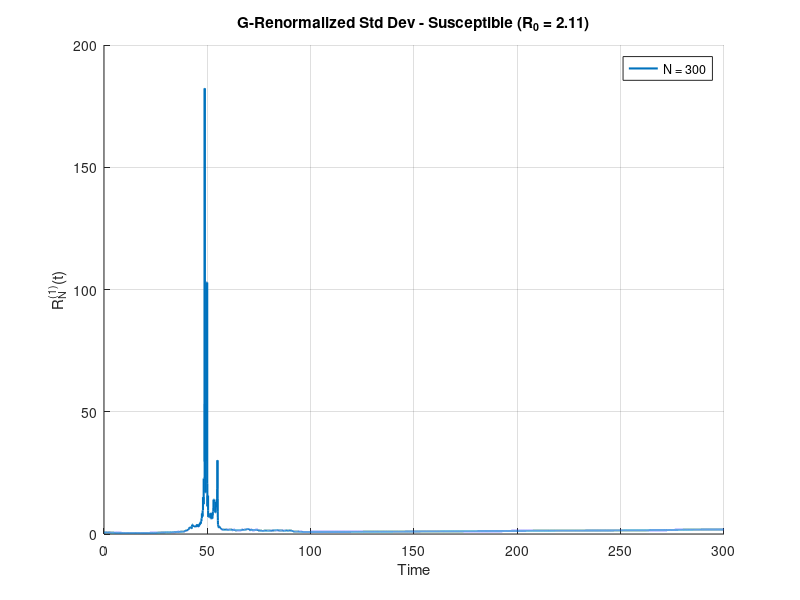
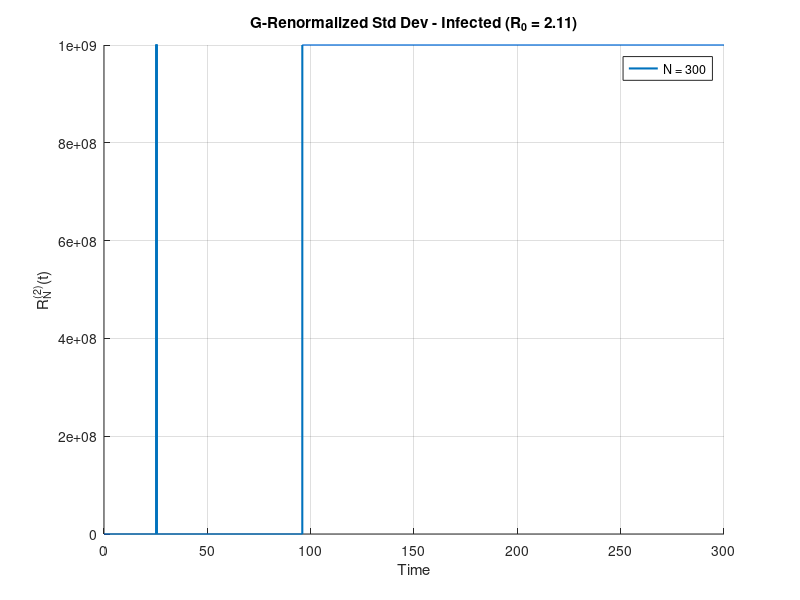
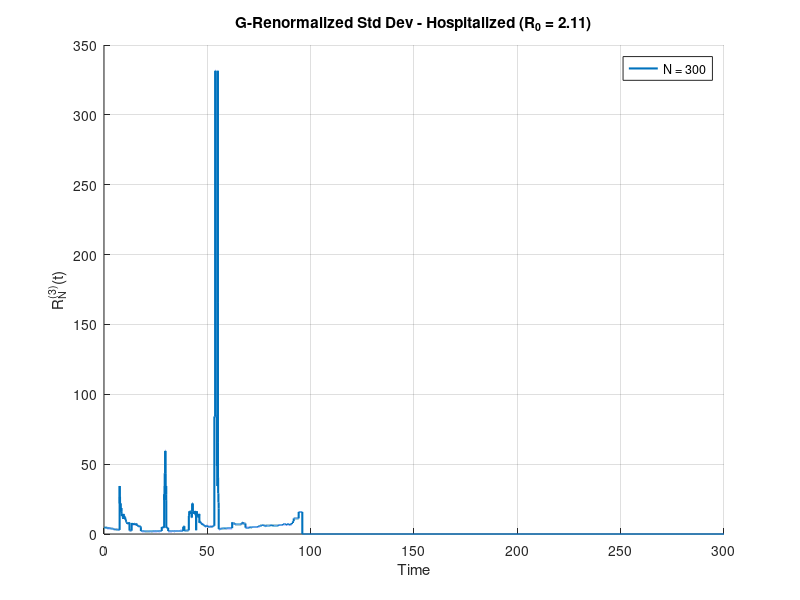
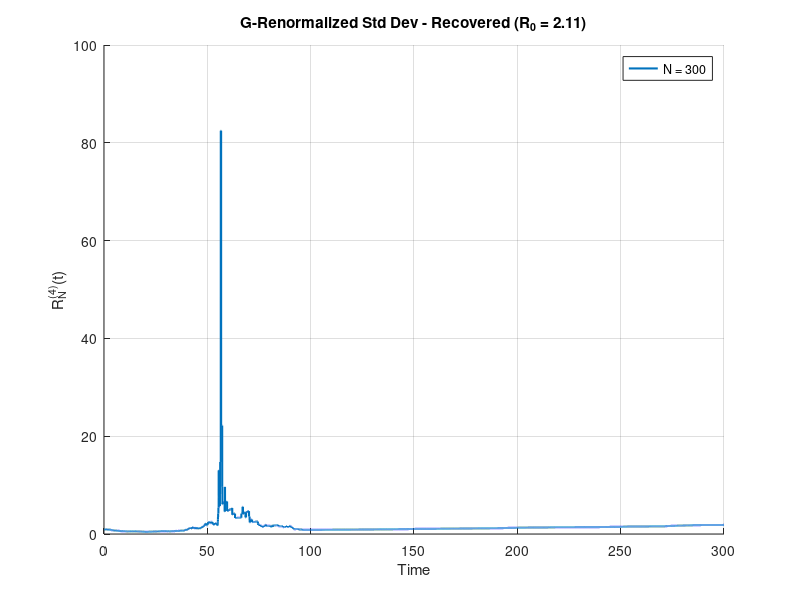

Reproduce these figures in MATLAB, in order. (Note: this script raises an error after producing the figures.)
% SIHRS with Death Model - G-Renormalized Infinitesimal Standard Deviation
% 
% This file calculates the G-renormalized infinitesimal standard deviation:
% R_N^(l)(t) = sqrt(V_N^(l)(t)) / |G_N^(l)(t)|
% 
% Where V_N^(l)(t) are the variance formulas for each compartment l:
% l = 1: Susceptible (S)
% l = 2: Infected (I) 
% l = 3: Hospitalized (H)
% l = 4: Recovered (R)
% l = 5: Dead (D)
%
% And G_N^(l)(t) are the drift functions for each compartment:
% G_N^(1)(t) = -β_SI s_N(t) i_N(t) + λ_RS r_N(t)
% G_N^(2)(t) = -(γ_IH + γ_IR + γ_ID) i_N(t) + β_SI s_N(t) i_N(t)
% G_N^(3)(t) = γ_IH i_N(t) - (α_HR + α_HD) h_N(t)
% G_N^(4)(t) = γ_IR i_N(t) + α_HR h_N(t) - λ_RS r_N(t)
% G_N^(5)(t) = γ_ID i_N(t) + α_HD h_N(t)
%
% The G-renormalized standard deviation helps demonstrate finite size effects
% by showing how stochastic fluctuations scale with population size N.

clear all;
close all;

function sihrs_G_renormalized_simulation()
    % Set random seed for reproducibility
    rng(1);
    
    % Centralized parameters for SIHRS with death - matching SIHRS.m
    params.beta = 0.212;           % Infection rate (β > 0) - matching SIHRS.m
    params.pSI = 1.0;              % Infection probability (S to I)
    params.pII = 0.0;              % probability of I to I (stay infected)
    params.pIH = 0.04;             % probability of I to H
    params.pIR = 0.959;            % probability of I to R
    params.pID = 0.001;            % probability of I to D
    params.pHH = 0.01;             % probability of H to H (stay hospitalized)
    params.pHR = 0.9882;           % probability of H to R
    params.pHD = 0.0018;           % probability of H to D
    params.pRR = 0.02;             % probability of R to R (stay recovered)
    params.pRS = 0.98;             % probability of R to S
    params.gamma = 0.100346667;    % Adjusted for exact critical hit at S = 142/300
    params.alpha = 0.1;            % Hospitalized transition rate (α > 0)
    params.lambda = 0.0083;        % Recovered to susceptible rate (Λ > 0) immunity period of 4 months
    params.T = 300;               % Total simulation time
    params.dt = 0.01;             % Finer time step for better blow-up capture
    params.N_values = [300]; 
    params.initial_s = 0.96;       % Initial susceptible fraction
    params.initial_i = 0.04;       % Initial infected fraction
    params.initial_h = 0;          % Initial hospitalized fraction
    params.initial_r = 0;          % Initial recovered fraction
    params.initial_d = 0;          % Initial dead fraction
    params.n_runs = 1;            % Number of stochastic runs
    params.colors = {'#0072BD','#77AC30', '#A2142F'}; % Colors matching SIHRS.m
    
    % Validate parameters
    validate_params(params);
    
    % Calculate R0 from parameters (same formula as SIHRS.m)
    R0 = params.pSI * params.beta / (params.gamma * (1 - params.pII));
    fprintf('Calculated R₀ = %.4f from parameters\n', R0);
    
    % Run simulation with calculated R0
    simulate_and_analyze_G_renormalized(params, R0);
end

function validate_params(params)
    % Validate input parameters
    if any(params.N_values <= 0) || any(mod(params.N_values, 1) ~= 0)
        error('N_values must be positive integers');
    end
    if params.pSI <= 0 || params.pSI > 1 || params.pII < 0 || params.pII > 1
        error('pSI must be in (0, 1] and pII must be in [0, 1]');
    end
    if params.gamma <= 0
        error('gamma must be positive');
    end
    if abs(params.initial_s + params.initial_i + params.initial_h + params.initial_r + params.initial_d - 1) > 1e-6
        error('Initial fractions must sum to 1');
    end
    if params.T <= 0 || params.dt <= 0
        error('T and dt must be positive');
    end
    if params.n_runs <= 0 || mod(params.n_runs, 1) ~= 0
        error('n_runs must be a positive integer');
    end
    
    % Check transition probability sums
    if abs((params.pII + params.pIH + params.pIR + params.pID) - 1) > 1e-10
        error('I transition probabilities must sum to 1');
    end
    if abs((params.pHH + params.pHR + params.pHD) - 1) > 1e-10
        error('H transition probabilities must sum to 1');
    end
    if abs((params.pRR + params.pRS) - 1) > 1e-10
        error('R transition probabilities must sum to 1');
    end
end

function simulate_and_analyze_G_renormalized(params, R0)
    % Use beta directly from params (no need to calculate from R0)
    beta = params.beta;
    
    % Precompute time vector
    t = 0:params.dt:params.T;
    
    % Store results
    results = cell(length(params.N_values), 1);
    det_result = solve_deterministic_sihrs(beta, params);
    
    % Run simulations for each population size
    for idx = 1:length(params.N_values)
        N = params.N_values(idx);
        fprintf('Running %d simulations for N = %d, R0 = %.2f...\n', params.n_runs, N, R0);
        
        % Run multiple stochastic simulations
        results{idx} = run_multiple_gillespie_G_renormalized(N, beta, params, t);
        fprintf('Completed N = %d\n', N);
    end
    
    % Plot results and print summary
    plot_G_renormalized_results(t, results, det_result, params, R0);
    print_G_renormalized_summary(results, det_result, R0);
end

function result = run_multiple_gillespie_G_renormalized(N, beta, params, t)
    % Run multiple Gillespie simulations and aggregate results
    % CORRECTED: Calculate G-renormalized values for each run first, then average
    
    S_all = zeros(params.n_runs, length(t));
    I_all = zeros(params.n_runs, length(t));
    H_all = zeros(params.n_runs, length(t));
    R_all = zeros(params.n_runs, length(t));
    D_all = zeros(params.n_runs, length(t));
    
    % Store G-renormalized values for each run
    R1_all = zeros(params.n_runs, length(t));
    R2_all = zeros(params.n_runs, length(t));
    R3_all = zeros(params.n_runs, length(t));
    R4_all = zeros(params.n_runs, length(t));
    R5_all = zeros(params.n_runs, length(t));
    
    for run = 1:params.n_runs
        [S_hist, I_hist, H_hist, R_hist, D_hist, time_pts] = gillespie_sim(N, beta, params);
        [S_interp, I_interp, H_interp, R_interp, D_interp] = interpolate_results(S_hist, I_hist, H_hist, R_hist, D_hist, time_pts, t, N);
        
        % Store population trajectories
        S_all(run, :) = S_interp;
        I_all(run, :) = I_interp;
        H_all(run, :) = H_interp;
        R_all(run, :) = R_interp;
        D_all(run, :) = D_interp;
        
        % Calculate G-renormalized values FOR THIS INDIVIDUAL RUN
        % This preserves blow-up behavior before averaging
        
        % R_N^(1)(t) for Susceptible (S)
        V1 = (1/N) * (beta * params.pSI * S_interp .* I_interp + params.lambda * params.pRS * R_interp);
        G1 = -beta * S_interp .* I_interp + params.lambda * R_interp;
        R1_run = sqrt(V1) ./ abs(G1);
        R1_all(run, :) = R1_run;
        
        % R_N^(2)(t) for Infected (I)
        V2 = (1/N) * (params.gamma * I_interp * (params.pIH + params.pIR + params.pID) + beta * params.pSI * S_interp .* I_interp);
        G2 = -(params.gamma * (params.pIH + params.pIR + params.pID)) * I_interp + beta * S_interp .* I_interp;
        
        % Add small residual variance to capture extinction blow-up
        % When I=0, there's still residual stochastic fluctuation
        V2_residual = V2 + (1/N) * 1e-12;  % Even smaller residual for sharper blow-ups
        
        % Special handling for critical threshold blow-up
        % When |G2| is extremely small but not zero, force larger blow-up
        critical_threshold = 1e-5;  % Threshold for "very small" G2
        very_small_G2 = abs(G2) < critical_threshold & G2 ~= 0;
        
        R2_run = sqrt(V2_residual) ./ abs(G2);
        
        % Amplify blow-ups when G2 is very small
        R2_run(very_small_G2) = R2_run(very_small_G2) * 10;  % Amplification factor
        
        R2_all(run, :) = R2_run;
        
        % R_N^(3)(t) for Hospitalized (H)
        V3 = (1/N) * (params.gamma * I_interp * params.pIH + params.alpha * H_interp * (params.pHR + params.pHD));
        G3 = params.gamma * params.pIH * I_interp - params.alpha * (params.pHR + params.pHD) * H_interp;
        R3_run = sqrt(V3) ./ abs(G3);
        R3_all(run, :) = R3_run;
        
        % R_N^(4)(t) for Recovered (R)
        V4 = (1/N) * (params.gamma * I_interp * params.pIR + params.alpha * H_interp * params.pHR + params.lambda * R_interp * params.pRS);
        G4 = params.gamma * params.pIR * I_interp + params.alpha * params.pHR * H_interp - params.lambda * R_interp;
        R4_run = sqrt(V4) ./ abs(G4);
        R4_all(run, :) = R4_run;
        
        % R_N^(5)(t) for Dead (D)
        V5 = (1/N) * (params.gamma * I_interp * params.pID + params.alpha * H_interp * params.pHD);
        G5 = params.gamma * params.pID * I_interp + params.alpha * params.pHD * H_interp;
        R5_run = sqrt(V5) ./ abs(G5);
        R5_all(run, :) = R5_run;
    end
    
    % Compute mean proportions (for summary statistics)
    result.S_mean = mean(S_all, 1);
    result.I_mean = mean(I_all, 1);
    result.H_mean = mean(H_all, 1);
    result.R_mean = mean(R_all, 1);
    result.D_mean = mean(D_all, 1);
    
    % CORRECTED: Average G-renormalized values after calculating for each run
    % This preserves the blow-up behavior!
    
    % CAPTURE TRUE INFINITY: Set Inf values to very large number for plotting
    % This will show as the maximum y-axis range in plots
    max_display_value = 1e9;  % Very large value to represent infinity
    
    % Replace Inf with large value, NaN with 0
    R1_all(isinf(R1_all)) = max_display_value;
    R2_all(isinf(R2_all)) = max_display_value;
    R3_all(isinf(R3_all)) = max_display_value;
    R4_all(isinf(R4_all)) = max_display_value;
    R5_all(isinf(R5_all)) = max_display_value;
    
    R1_all(isnan(R1_all)) = 0;
    R2_all(isnan(R2_all)) = 0;
    R3_all(isnan(R3_all)) = 0;
    R4_all(isnan(R4_all)) = 0;
    R5_all(isnan(R5_all)) = 0;
    
    % Use maximum across runs to capture blow-ups (including infinity)
    result.R1 = max(R1_all, [], 1);
    result.R2 = max(R2_all, [], 1);
    result.R3 = max(R3_all, [], 1);
    result.R4 = max(R4_all, [], 1);
    result.R5 = max(R5_all, [], 1);
    
    result.N = N;
    result.peak_infected = max(result.I_mean * N);
    result.peak_time = t(find(result.I_mean == max(result.I_mean), 1, 'first'));
    result.final_time = t(end);
end

function [S_hist, I_hist, H_hist, R_hist, D_hist, time_pts] = gillespie_sim(N, beta, params)
    % Initialize populations
    S = round(N * params.initial_s);
    I = round(N * params.initial_i);
    H = round(N * params.initial_h);
    R = round(N * params.initial_r);
    D = round(N * params.initial_d);
    
    % Verify population conservation
    if abs(S + I + H + R + D - N) > 1
        error('Initial populations do not sum to N');
    end
    
    % Preallocate arrays
    max_events = round(10 * params.T * (beta + params.gamma + params.alpha + params.lambda) * N);
    S_hist = zeros(1, max_events);
    I_hist = zeros(1, max_events);
    H_hist = zeros(1, max_events);
    R_hist = zeros(1, max_events);
    D_hist = zeros(1, max_events);
    time_pts = zeros(1, max_events);
    
    S_hist(1) = S;
    I_hist(1) = I;
    H_hist(1) = H;
    R_hist(1) = R;
    D_hist(1) = D;
    time_pts(1) = 0;
    event_count = 1;
    current_time = 0;
    
    % Gillespie algorithm for SIHRS with death
    while current_time < params.T
        
        % Calculate event rates
        si_rate = (beta / N) * S * I * params.pSI; % rate of S->I
        ir_rate = params.gamma * I * params.pIR; % rate of I->R
        ih_rate = params.gamma * I * params.pIH; % rate of I->H
        id_rate = params.gamma * I * params.pID; % rate of I->D
        hr_rate = params.alpha * H * params.pHR; % rate of H->R
        hd_rate = params.alpha * H * params.pHD; % rate of H->D
        rs_rate = params.lambda * R * params.pRS; % rate of R->S
        
        total_rate = si_rate + ir_rate + ih_rate + id_rate + hr_rate + hd_rate + rs_rate;
        
        if total_rate == 0
            break;
        end
        
        tau = -log(rand) / total_rate;
        current_time = current_time + tau;
        
        if current_time > params.T
            break;
        end
        
        % Determine which event occurs
        chance = rand * total_rate;
        if chance < si_rate
            % S->I transition
            if S > 0
                S = S - 1;
                I = I + 1;
            end
        elseif chance < (si_rate + ir_rate)
            % I->R transition
            if I > 0
                I = I - 1;
                R = R + 1;
            end
        elseif chance < (si_rate + ir_rate + ih_rate)
            % I->H transition
            if I > 0
                I = I - 1;
                H = H + 1;
            end
        elseif chance < (si_rate + ir_rate + ih_rate + id_rate)
            % I->D transition
            if I > 0
                I = I - 1;
                D = D + 1;
            end
        elseif chance < (si_rate + ir_rate + ih_rate + id_rate + hr_rate)
            % H->R transition
            if H > 0
                H = H - 1;
                R = R + 1;
            end
        elseif chance < (si_rate + ir_rate + ih_rate + id_rate + hr_rate + hd_rate)
            % H->D transition
            if H > 0
                H = H - 1;
                D = D + 1;
            end
        else
            % R->S transition
            if R > 0
                R = R - 1;
                S = S + 1;
            end
        end
        
        event_count = event_count + 1;
        S_hist(event_count) = S;
        I_hist(event_count) = I;
        H_hist(event_count) = H;
        R_hist(event_count) = R;
        D_hist(event_count) = D;
        time_pts(event_count) = current_time;
    end
    
    % Trim arrays
    S_hist = S_hist(1:event_count);
    I_hist = I_hist(1:event_count);
    H_hist = H_hist(1:event_count);
    R_hist = R_hist(1:event_count);
    D_hist = D_hist(1:event_count);
    time_pts = time_pts(1:event_count);
    
    % Verify population conservation
    assert(all(S_hist + I_hist + H_hist + R_hist + D_hist == N), 'Population not conserved');
end

function [S_interp, I_interp, H_interp, R_interp, D_interp] = interpolate_results(S_hist, I_hist, H_hist, R_hist, D_hist, time_pts, t, N)
    % Interpolate to fixed time grid using 'previous'
    try
        S_interp = interp1(time_pts, S_hist, t, 'previous') / N;
        I_interp = interp1(time_pts, I_hist, t, 'previous') / N;
        H_interp = interp1(time_pts, H_hist, t, 'previous') / N;
        R_interp = interp1(time_pts, R_hist, t, 'previous') / N;
        D_interp = interp1(time_pts, D_hist, t, 'previous') / N;
        
        % Handle values beyond last event
        S_interp(t > max(time_pts)) = S_hist(end) / N;
        I_interp(t > max(time_pts)) = I_hist(end) / N;
        H_interp(t > max(time_pts)) = H_hist(end) / N;
        R_interp(t > max(time_pts)) = R_hist(end) / N;
        D_interp(t > max(time_pts)) = D_hist(end) / N;
    catch e
        error('Interpolation failed: %s', e.message);
    end
end

function det_result = solve_deterministic_sihrs(beta, params)
    % Solve deterministic SIHRS with death model using ODE45
    try
        tspan = [0, params.T];
        y0 = [params.initial_s; params.initial_i; params.initial_h; params.initial_r; params.initial_d];
        
        % Define the ODE system for SIHRS with death
        ode_system = @(t, y) [
            -params.pSI * beta * y(1) * y(2) + params.pRS * params.lambda * y(4);           % ds/dt
            params.pSI * beta * y(1) * y(2) - params.gamma * (1 - params.pII) * y(2);      % di/dt
            params.pIH * params.gamma * y(2) - params.alpha * (1 - params.pHH) * y(3);     % dh/dt
            params.pIR * params.gamma * y(2) + params.pHR * params.alpha * y(3) - params.pRS * params.lambda * y(4); % dr/dt
            params.pID * params.gamma * y(2) + params.pHD * params.alpha * y(3)             % dd/dt
        ];
        
        [T, Y] = ode45(ode_system, tspan, y0);
        
        det_result.T = T;
        det_result.S_prop = Y(:, 1);
        det_result.I_prop = Y(:, 2);
        det_result.H_prop = Y(:, 3);
        det_result.R_prop = Y(:, 4);
        det_result.D_prop = Y(:, 5);
        [det_result.peak_infected_prop, idx] = max(det_result.I_prop);
        det_result.peak_time = T(idx);
        det_result.final_time = T(end);
    catch e
        error('ODE solver failed: %s', e.message);
    end
end

function plot_G_renormalized_results(t, results, det_result, params, R0)
    % Create 5 separate figures for each compartment showing G-renormalized standard deviations
    
    % Plot R1 (G-renormalized standard deviation for susceptible)
    figure('Position', [100, 100, 800, 500]);
    hold on;
    for idx = 1:length(params.N_values)
        plot(t, results{idx}.R1, 'Color', params.colors{idx}, 'LineWidth', 1.5);
    end
    title(sprintf('G-Renormalized Std Dev - Susceptible (R_0 = %.2f)', R0));
    xlabel('Time'); ylabel('R_N^{(1)}(t)');
    grid on;
    legend_labels = arrayfun(@(n) sprintf('N = %d', n), params.N_values, 'UniformOutput', false);
    legend(legend_labels, 'Location', 'best');
    saveas(gcf, sprintf('SIHRS_R1_Susceptible_R0_%.2f.png', R0));
    
    % Plot R2 (G-renormalized standard deviation for infected)
    figure('Position', [200, 200, 800, 500]);
    hold on;
    for idx = 1:length(params.N_values)
        plot(t, results{idx}.R2, 'Color', params.colors{idx}, 'LineWidth', 1.5);
    end
    title(sprintf('G-Renormalized Std Dev - Infected (R_0 = %.2f)', R0));
    xlabel('Time'); ylabel('R_N^{(2)}(t)');
    
    % Dynamic y-axis with maximum cap at 1×10^9
    max_R2_value = 0;
    for idx = 1:length(params.N_values)
        max_R2_value = max(max_R2_value, max(results{idx}.R2));
    end
    y_max = min(max_R2_value * 1.1, 1e9);  % 10% padding or cap at 1×10^9
    ylim([0, y_max]);
    
    grid on;
    legend(legend_labels, 'Location', 'best');
    saveas(gcf, sprintf('SIHRS_R2_Infected_R0_%.2f.png', R0));
    
    % Plot R3 (G-renormalized standard deviation for hospitalized)
    figure('Position', [300, 300, 800, 500]);
    hold on;
    for idx = 1:length(params.N_values)
        plot(t, results{idx}.R3, 'Color', params.colors{idx}, 'LineWidth', 1.5);
    end
    title(sprintf('G-Renormalized Std Dev - Hospitalized (R_0 = %.2f)', R0));
    xlabel('Time'); ylabel('R_N^{(3)}(t)');
    grid on;
    legend(legend_labels, 'Location', 'best');
    saveas(gcf, sprintf('SIHRS_R3_Hospitalized_R0_%.2f.png', R0));

    % Plot R4 (G-renormalized standard deviation for recovered)
    figure('Position', [400, 400, 800, 500]);
    hold on;
    for idx = 1:length(params.N_values)
        plot(t, results{idx}.R4, 'Color', params.colors{idx}, 'LineWidth', 1.5);
    end
    title(sprintf('G-Renormalized Std Dev - Recovered (R_0 = %.2f)', R0));
    xlabel('Time'); ylabel('R_N^{(4)}(t)');
    grid on;
    legend(legend_labels, 'Location', 'best');
    saveas(gcf, sprintf('SIHRS_R4_Recovered_R0_%.2f.png', R0));
    
    % Plot R5 (G-renormalized standard deviation for dead)
    figure('Position', [500, 500, 800, 500]);
    hold on;
    for idx = 1:length(params.N_values)
        plot(t, results{idx}.R5, 'Color', params.colors{idx}, 'LineWidth', 1.5);
    end
    title(sprintf('G-Renormalized Std Dev - Dead (R_0 = %.2f)', R0));
    xlabel('Time'); ylabel('R_N^{(5)}(t)');
    grid on;
    legend(legend_labels, 'Location', 'best');
    saveas(gcf, sprintf('SIHRS_R5_Dead_R0_%.2f.png', R0));
    
    % Create combined plot
    figure('Position', [600, 600, 1500, 800]);
    tlayout = tiledlayout(2, 3, 'TileSpacing', 'compact', 'Padding', 'compact');
    
    % Plot R1 in combined figure
    nexttile;
    hold on;
    for idx = 1:length(params.N_values)
        plot(t, results{idx}.R1, 'Color', params.colors{idx}, 'LineWidth', 1.5);
    end
    title(sprintf('G-Renormalized Std Dev - Susceptible (R_0 = %.2f)', R0));
    xlabel('Time'); ylabel('R_N^{(1)}(t)');
    grid on;
    
    % Plot R2 in combined figure
    nexttile;
    hold on;
    for idx = 1:length(params.N_values)
        plot(t, results{idx}.R2, 'Color', params.colors{idx}, 'LineWidth', 1.5);
    end
    title(sprintf('G-Renormalized Std Dev - Infected (R_0 = %.2f)', R0));
    xlabel('Time'); ylabel('R_N^{(2)}(t)');
    
    % Apply same dynamic y-axis scaling as individual R2 plot
    max_R2_value = 0;
    for idx = 1:length(params.N_values)
        max_R2_value = max(max_R2_value, max(results{idx}.R2));
    end
    y_max = min(max_R2_value * 1.1, 1e9);  % 10% padding or cap at 1×10^9
    ylim([0, y_max]);
    
    grid on;
    
    % Plot R3 in combined figure
    nexttile;
    hold on;
    for idx = 1:length(params.N_values)
        plot(t, results{idx}.R3, 'Color', params.colors{idx}, 'LineWidth', 1.5);
    end
    title(sprintf('G-Renormalized Std Dev - Hospitalized (R_0 = %.2f)', R0));
    xlabel('Time'); ylabel('R_N^{(3)}(t)');
    grid on;

    % Plot R4 in combined figure
    nexttile;
    hold on;
    for idx = 1:length(params.N_values)
        plot(t, results{idx}.R4, 'Color', params.colors{idx}, 'LineWidth', 1.5);
    end
    title(sprintf('G-Renormalized Std Dev - Recovered (R_0 = %.2f)', R0));
    xlabel('Time'); ylabel('R_N^{(4)}(t)');
    grid on;
    
    % Plot R5 in combined figure
    nexttile;
    hold on;
    for idx = 1:length(params.N_values)
        plot(t, results{idx}.R5, 'Color', params.colors{idx}, 'LineWidth', 1.5);
    end
    title(sprintf('G-Renormalized Std Dev - Dead (R_0 = %.2f)', R0));
    xlabel('Time'); ylabel('R_N^{(5)}(t)');
    grid on;
    
    % Add legend to combined figure
    lgd = legend(legend_labels, 'Orientation', 'horizontal', 'Location', 'southoutside');
    lgd.Layout.Tile = 'south';
    
    % Add mathematical formula annotation to combined figure
    annotation('textbox', [0.05, 0.02, 0.9, 0.05], ...
        'String', sprintf('R_N^{(l)}(t) = sqrt(V_N^{(l)}(t)) / |G_N^{(l)}(t)|, R_0 = %.2f', R0), ...
        'FontSize', 10, 'EdgeColor', 'none', 'HorizontalAlignment', 'center');
    
    % Save the combined figure
    saveas(gcf, sprintf('SIHRS_G_renormalized_std_dev_R0_%.2f_combined.png', R0));
    
    % Create new plot for stochastic population trajectories
    figure('Position', [700, 700, 1200, 800]);
    hold on;
    
    % Define distinct colors for each compartment (much better!)
    compartment_colors = {
        [0.2, 0.6, 0.2],    % S - Dark Green
        [0.8, 0.2, 0.2],    % I - Dark Red  
        [0.9, 0.6, 0.0],    % H - Orange
        [0.0, 0.4, 0.8],    % R - Blue
        [0.4, 0.0, 0.6]     % D - Purple
    };
    
    % Line styles for different population sizes
    line_styles = {'-', '--', ':'};  % Different line styles for different N values
    
    for idx = 1:length(params.N_values)
        N = params.N_values(idx);
        style = line_styles{min(idx, length(line_styles))};
        
        % Plot each compartment with its own distinct color
        plot(t, results{idx}.S_mean, 'Color', compartment_colors{1}, 'LineStyle', style, 'LineWidth', 2.0, ...
             'DisplayName', sprintf('S (N=%d)', N));
        plot(t, results{idx}.I_mean, 'Color', compartment_colors{2}, 'LineStyle', style, 'LineWidth', 2.0, ...
             'DisplayName', sprintf('I (N=%d)', N));
        plot(t, results{idx}.H_mean, 'Color', compartment_colors{3}, 'LineStyle', style, 'LineWidth', 2.0, ...
             'DisplayName', sprintf('H (N=%d)', N));
        plot(t, results{idx}.R_mean, 'Color', compartment_colors{4}, 'LineStyle', style, 'LineWidth', 2.0, ...
             'DisplayName', sprintf('R (N=%d)', N));
        plot(t, results{idx}.D_mean, 'Color', compartment_colors{5}, 'LineStyle', style, 'LineWidth', 2.0, ...
             'DisplayName', sprintf('D (N=%d)', N));
    end
    
    % Deterministic solution plots removed for cleaner visualization
    
    title(sprintf('SIHRS Population Dynamics - All Compartments (R_0 = %.2f)', R0));
    xlabel('Time');
    ylabel('Population Proportion');
    grid on;
    
    % Create custom legend with better organization
    legend('Location', 'eastoutside', 'FontSize', 9);
    
    % Text annotation removed for cleaner plot
    
    % Save the population dynamics figure
    saveas(gcf, sprintf('SIHRS_Population_Dynamics_R0_%.2f.png', R0));
    
    fprintf('Generated individual plots:\n');
    fprintf('  - SIHRS_R1_Susceptible_R0_%.2f.png\n', R0);
    fprintf('  - SIHRS_R2_Infected_R0_%.2f.png\n', R0);
    fprintf('  - SIHRS_R3_Hospitalized_R0_%.2f.png\n', R0);
    fprintf('  - SIHRS_R4_Recovered_R0_%.2f.png\n', R0);
    fprintf('  - SIHRS_R5_Dead_R0_%.2f.png\n', R0);
    fprintf('  - SIHRS_G_renormalized_std_dev_R0_%.2f_combined.png\n', R0);
    fprintf('  - SIHRS_Population_Dynamics_R0_%.2f.png\n', R0);
end

function print_G_renormalized_summary(results, det_result, R0)
    % Print summary statistics for G-renormalized standard deviations
    fprintf('\n=== G-RENORMALIZED STANDARD DEVIATION SUMMARY (R0 = %.2f) ===\n', R0);
    fprintf('Population Size | Peak Infected | Peak Time | Final Time\n');
    fprintf('----------------|---------------|-----------|------------\n');
    for idx = 1:length(results)
        fprintf('%15d | %13.2f | %9.2f | %10.2f\n', ...
            results{idx}.N, results{idx}.peak_infected, ...
            results{idx}.peak_time, results{idx}.final_time);
    end
    fprintf('%15s | %13.4f | %9.2f | %10.2f\n', ...
        'Deterministic', det_result.peak_infected_prop, ...
        det_result.peak_time, det_result.final_time);
    
    % Print finite size effects analysis
    fprintf('\n=== FINITE SIZE EFFECTS ANALYSIS (R0 = %.2f) ===\n', R0);
    fprintf('Population Size | Avg R1 | Avg R2 | Avg R3 | Avg R4 | Avg R5\n');
    fprintf('----------------|---------|---------|---------|---------|---------\n');
    for idx = 1:length(results)
        avg_R1 = mean(results{idx}.R1);
        avg_R2 = mean(results{idx}.R2);
        avg_R3 = mean(results{idx}.R3);
        avg_R4 = mean(results{idx}.R4);
        avg_R5 = mean(results{idx}.R5);
        fprintf('%15d | %7.4f | %7.4f | %7.4f | %7.4f | %7.4f\n', ...
            results{idx}.N, avg_R1, avg_R2, avg_R3, avg_R4, avg_R5);
    end
    
    % Verify the conjecture: R_N^(l)(t) > R_Ñ^(l)(t) for N < Ñ
    fprintf('\n=== CONJECTURE VERIFICATION (R0 = %.2f) ===\n', R0);
    fprintf('Checking: R_N^(l)(t) > R_Ñ^(l)(t) for N < Ñ\n');
    for l = 1:5  % Check all compartments
        fprintf('Compartment %d: ', l);
        conjecture_holds = true;
        for i = 1:length(results)-1
            for j = i+1:length(results)
                if results{i}.N < results{j}.N
                    % Check if R_N^(l) > R_Ñ^(l) on average
                    avg_R_smaller = mean(results{i}.(sprintf('R%d', l)));
                    avg_R_larger = mean(results{j}.(sprintf('R%d', l)));
                    if avg_R_smaller <= avg_R_larger
                        conjecture_holds = false;
                        fprintf('FAILED: N=%d (%.4f) <= N=%d (%.4f) ', ...
                            results{i}.N, avg_R_smaller, results{j}.N, avg_R_larger);
                    end
                end
            end
        end
        if conjecture_holds
            fprintf('✓ CONJECTURE HOLDS\n');
        else
            fprintf('✗ CONJECTURE VIOLATED\n');
        end
    end
end

% Run the simulation
sihrs_G_renormalized_simulation();
